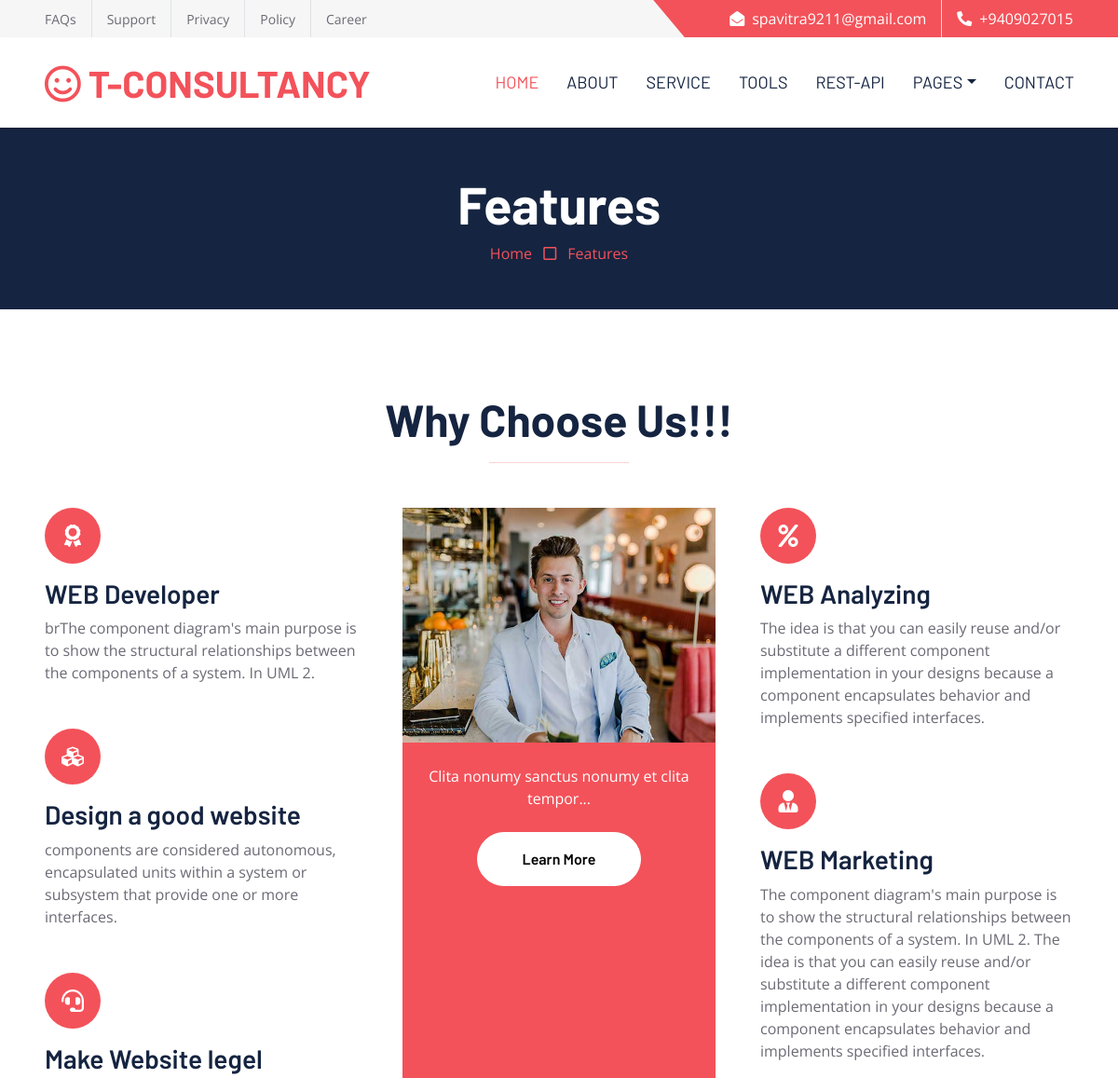
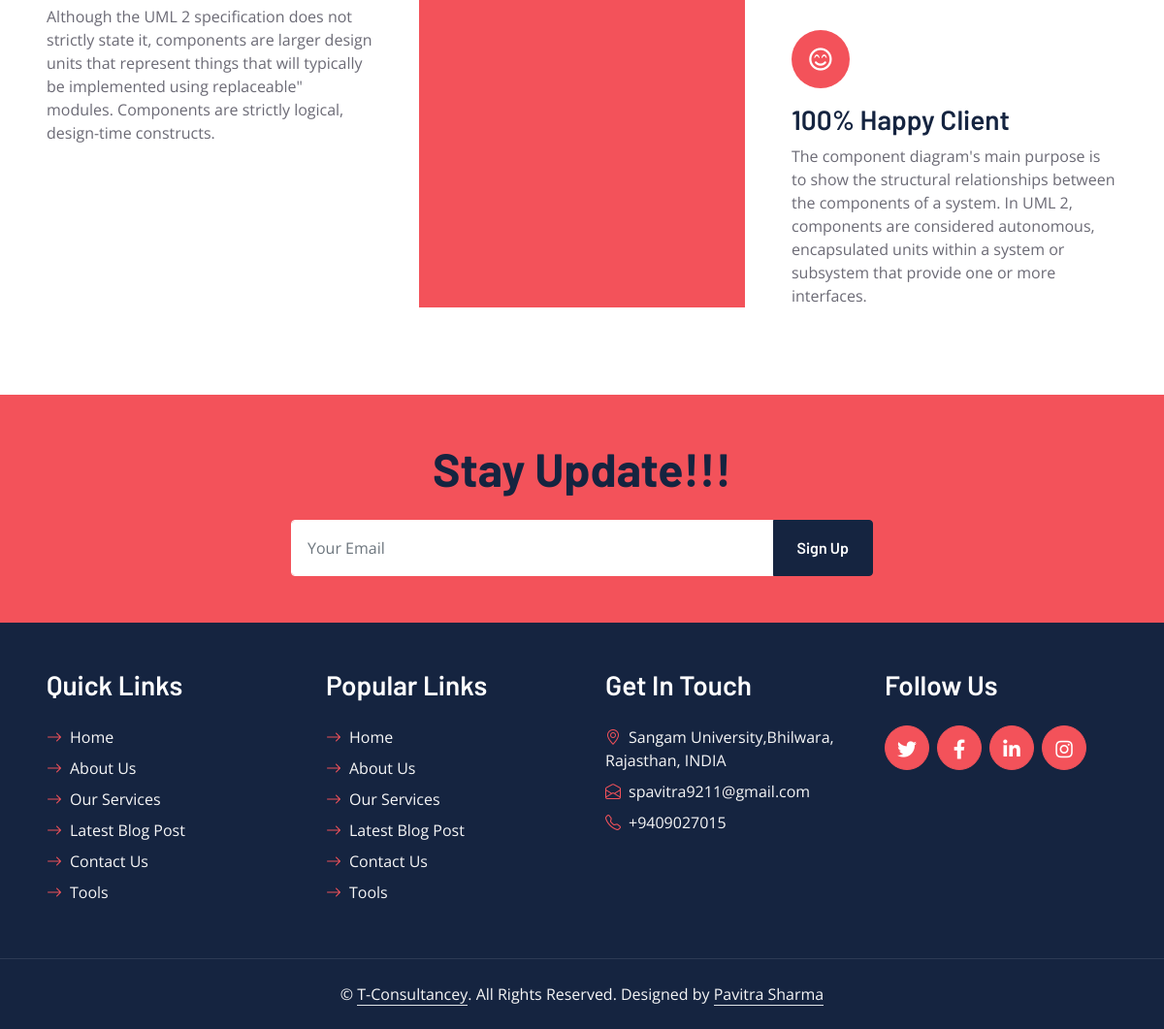
The app's page /pages/feature/ with its own data (2 pictures, top to bottom).
### feature/models.py (models this page shows, shortened)
class Feature(models.Model):
    title = models.CharField(max_length=100)
    description = models.TextField()
    icon = models.CharField(max_length=50, default='fa-cog', help_text='fa-chart-line')

### pages/views.py (the view)
# urls.py: path('feature/', views.feature_view, name='feature'),
def feature_view(request):
    features = Feature.objects.all()
    return render(request, 'feature.html', {'features': features})

### stayupdate/forms.py
class StayUpdateForm(forms.ModelForm):
    class Meta:
        model = StayUpdate
        fields = ['email']
        widgets = {
            'email': forms.EmailInput(attrs={'class': 'form-control border-white p-3','placeholder': 'Your Email',}),
        }

### ourservice/context_processors.py (called while the page is built)
def services_context(request):
    services = Service.objects.all()
    return {'services': services}

### stayupdate/context_processors.py (called while the page is built)
def stayupdate_form(request):
    return {'stayupdate_form': StayUpdateForm()}

### team/context_processors.py (called while the page is built)
def team_members(request):
    return {
        'team_members': TeamMember.objects.all()
    }

### templates/feature.html
{% extends 'base.html' %}
{% block content %}
    {% load static %}
    <div class="container-fluid bg-dark p-5">
        <div class="row">
            <div class="col-12 text-center">
                <h1 class="display-4 text-white">Features</h1>
                <a href="{% url 'home' %}">Home</a>
                <i class="far fa-square text-primary px-2"></i>
                <a href="{% url 'feature' %}">Features</a>
            </div>
        </div>
    </div>
    {% include 'partials/feature_section.html' %}
{% endblock %}

### templates/partials/feature_section.html
{% load static %}
<div class="container-fluid py-6 px-5">
    <div class="text-center mx-auto mb-5" style="max-width: 600px;">
        <h1 class="display-5 mb-0">Why Choose Us!!!</h1>
        <hr class="w-25 mx-auto bg-primary">
    </div>
    <div class="row g-5">
        <div class="col-lg-4">
            <div class="row g-5">
                {% for feature in features|slice:":3" %}
                <div class="col-12">
                    <div class="bg-primary rounded-circle d-flex align-items-center justify-content-center mb-3" style="width: 60px; height: 60px;">
                        <i class="{{ feature.icon }} fs-4 text-white"></i>
                    </div>
                    <h3>{{ feature.title }}</h3>
                    <p class="mb-0">{{ feature.description }}</p>
                </div>
                {% endfor %}
            </div>
        </div>
        <div class="col-lg-4">
            <div class="d-block bg-primary h-100 text-center">
                <img class="img-fluid" src="{% static 'img/feature.jpg' %}" alt="">
                <div class="p-4">
                    <p class="text-white mb-4">Clita nonumy sanctus nonumy et clita tempor...</p>
                    <a href="" class="btn btn-light py-md-3 px-md-5 rounded-pill mb-2">Learn More</a>
                </div>
            </div>
        </div>
        <div class="col-lg-4">
            <div class="row g-5">
                {% for feature in features|slice:"3:" %}
                <div class="col-12">
                    <div class="bg-primary rounded-circle d-flex align-items-center justify-content-center mb-3" style="width: 60px; height: 60px;">
                        <i class="{{ feature.icon }} fs-4 text-white"></i>
                    </div>
                    <h3>{{ feature.title }}</h3>
                    <p class="mb-0">{{ feature.description }}</p>
                </div>
                {% endfor %}
            </div>
        </div>
    </div>
</div>

### static/css/style.css (style rules this page uses)
:root { --primary: #F3525A; --secondary: #F6F6F6; --light: #FFFFFF; --dark: #152440; }
h1, h2, .font-weight-bold { font-weight: 700 !important; }
h3, h4, .font-weight-semi-bold { font-weight: 600 !important; }
.py-6 { padding-top: 90px; padding-bottom: 90px; }
.btn { font-family: 'Barlow', sans-serif; font-weight: 600; transition: .5s; }

### records on screen
Feature: title "WEB Developer", description "brThe component diagram's main purpose is to show the structural relationships between the components of a system. In UML 2."
Feature: title "Design a good website", description "components are considered autonomous, encapsulated units within a system or subsystem that provide one or more interfaces."
Feature: title "Make Website legel", description "Although the UML 2 specification does not strictly state it, components are larger design units that represent things that will typically be implemented using replaceable\" modules. Components are strictly logical, design-time constructs."
Feature: title "WEB Analyzing", description "The idea is that you can easily reuse and/or substitute a different component implementation in your designs because a component encapsulates behavior and implements specified interfaces."
Feature: title "WEB Marketing", description "The component diagram's main purpose is to show the structural relationships between the components of a system. In UML 2. The idea is that you can easily reuse and/or substitute a different component implementation in your designs because a component encapsulates behavior and implements specified interfaces."
Feature: title "100% Happy Client", description "The component diagram's main purpose is to show the structural relationships between the components of a system. In UML 2, components are considered autonomous, encapsulated units within a system or subsystem that provide one or more interfaces."
